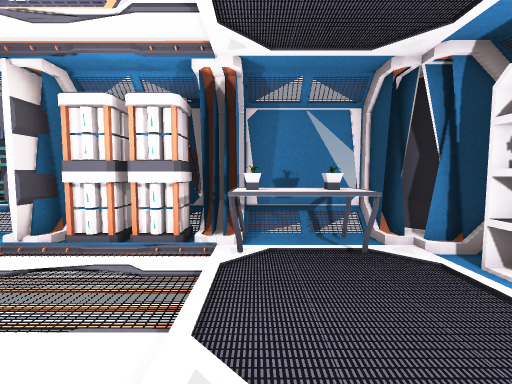
View 1 (above)

21 first-person views from a walk through a 3-D level made in the Unity game engine. The camera is 1.5 m above the floor, tilts 4° down and sees 90° across. Doors are open. The floor is counted in squares, 1 m on a side. Each view is taken from the middle of a square. On the plan, view 1 faces up. The plan holds only what a view shows up to about 13 squares ahead; the rest is blank. Some animated figures are left out.

View 2
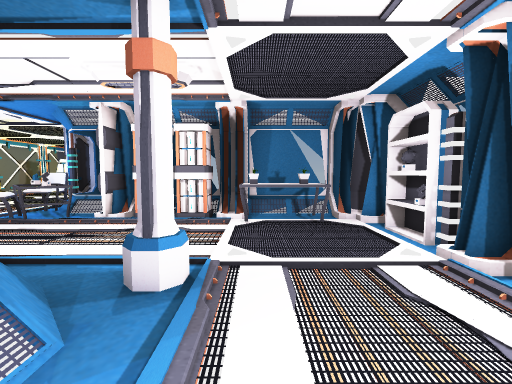

View 3
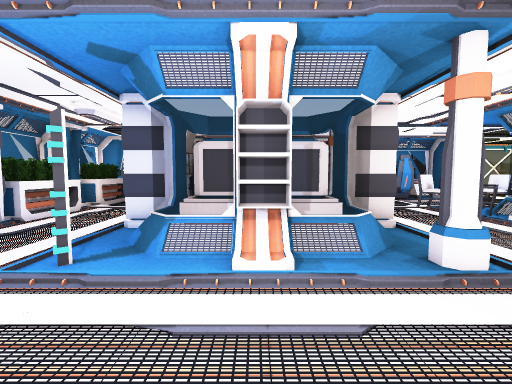

View 4
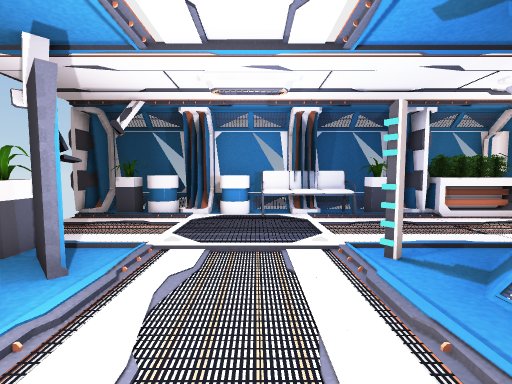

View 5
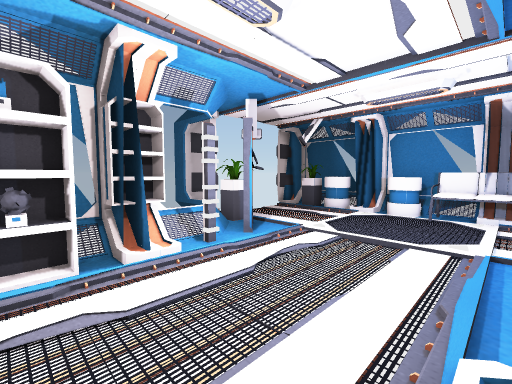

View 6
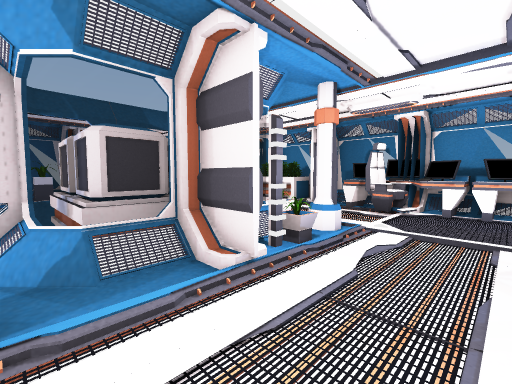

View 7
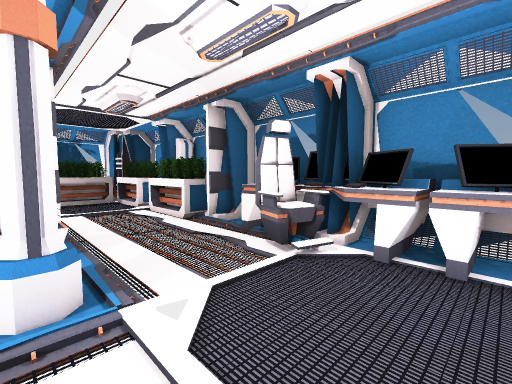

View 8
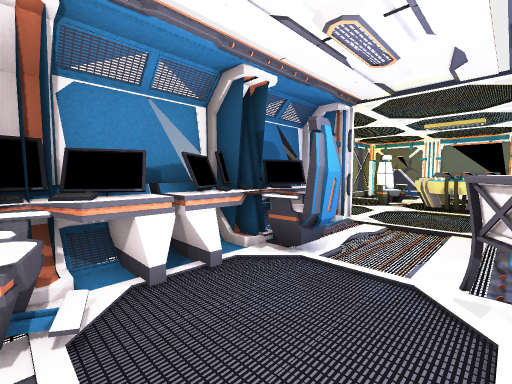

View 9
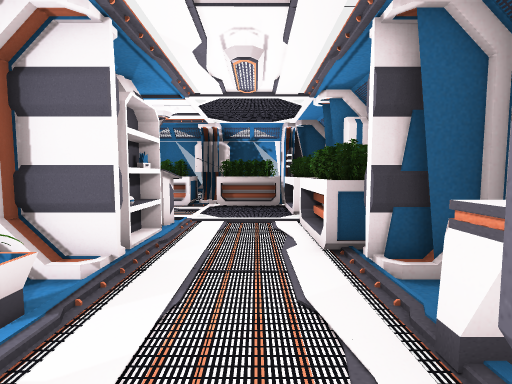

View 10
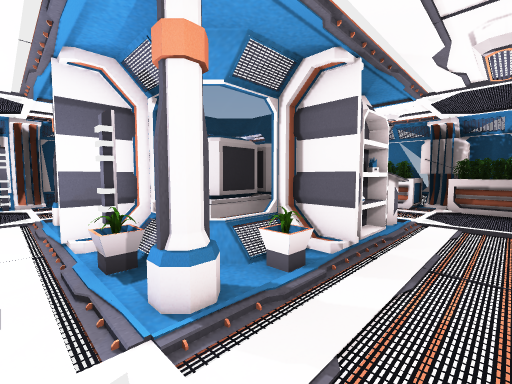

View 11
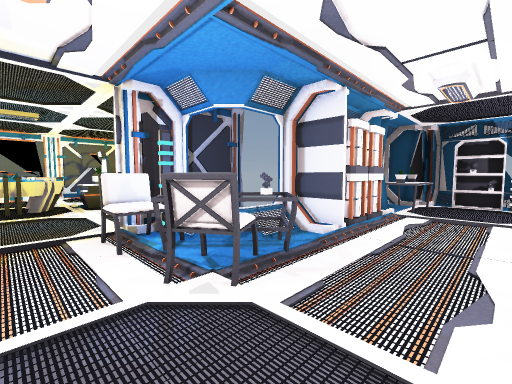

View 12
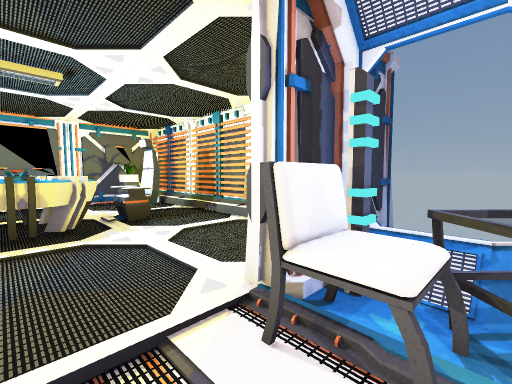

View 13
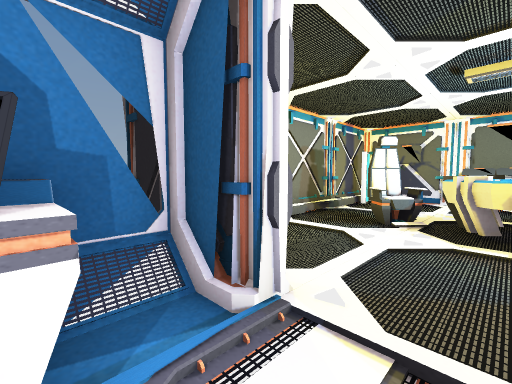

View 14
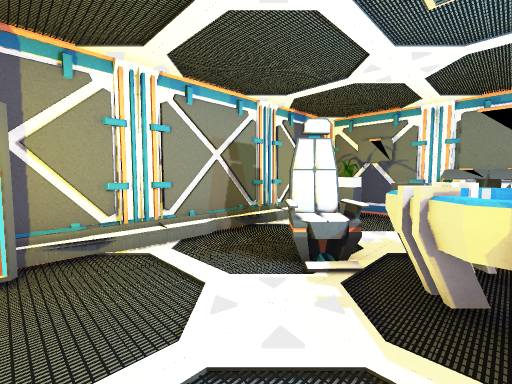

View 15
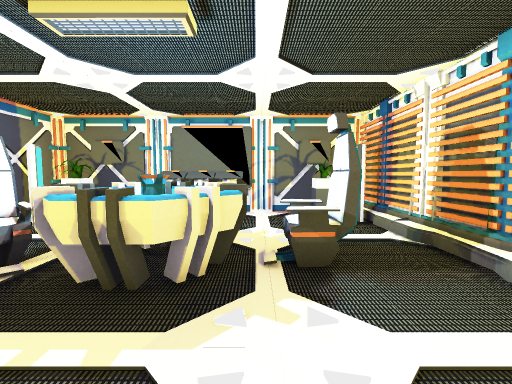

View 16
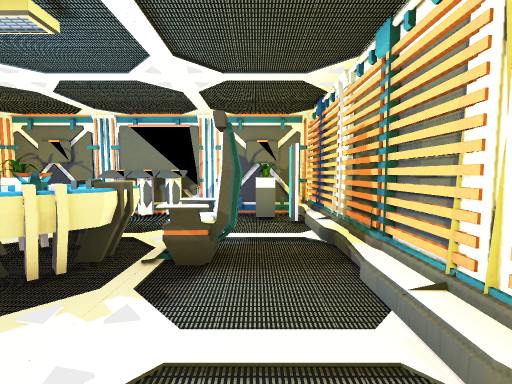

View 17
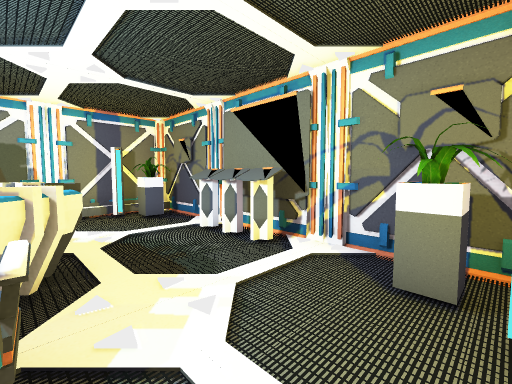

View 18
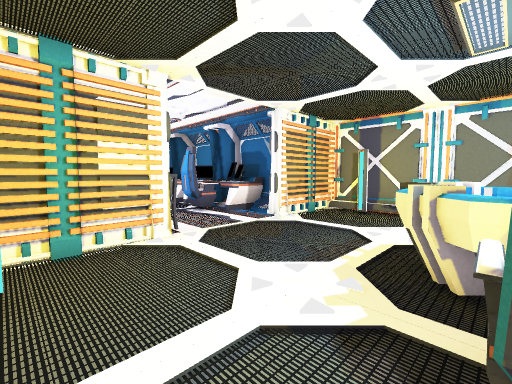

View 19
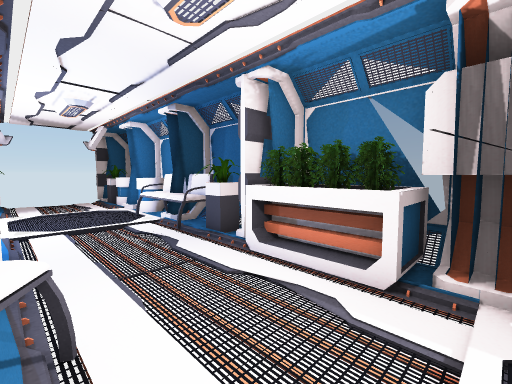

View 20
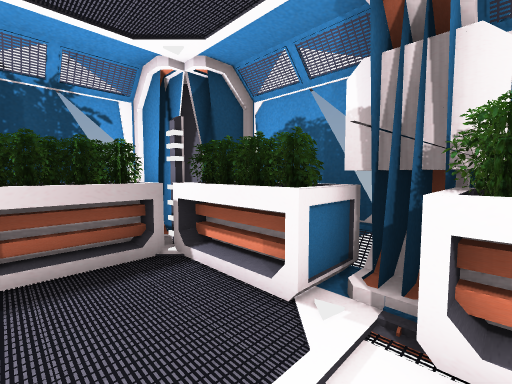

View 21
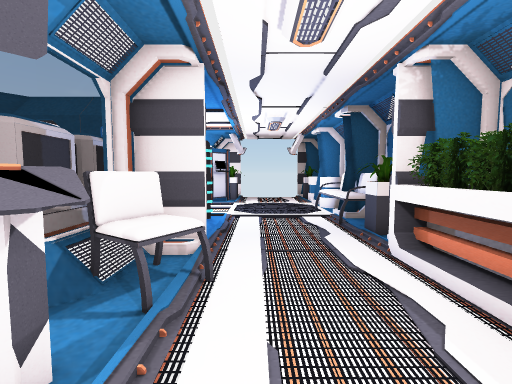

### Floor plan
Key: @ floor where view 1 was taken; # wall or solid block; . main floor; : floor 0.25 m higher than the main floor; / step, stairs or slope; D open door; = window, fence, low wall or low ledge; B battery; S shelf; T table; C column; N container; L console; P plant; F sofa; R projector; O other object.
Columns run from 17 left of view 1 to 7 right of it. Each row starts with its distance up from view 1.
 21 #############
 20 #/P..LLL..P.#
 19 #/.........##
 18 #/..........#
 17 #/....RR....#
 16 #/.O.RRRROO.#
 15 #/.OORRRROO.#
 14 #/..ORRR....#
 13 #/..........#
 12 #/..........
 11 #/...D......
 10 #/...DDD....
  9 ####DDDDD####
  8    #..DDO##
  7    OO..DOT==##==#####
  6    OOO..OOTT#.B.##OO##
  5    OOO..OOT.D..B#OOO###
  4    OO.......DDD......S#
  3    #O......DDD.......S#
  2    OO......DDD.......##
  1    O#O...C.#D...C.../##
  0    OOO...CP=#O=CC@...S#
 -1    OOD...P=NNNN=....OS#
 -2    #.DDD./=NNNN=.....##
 -3    #DDDDD##N NNS:.../##
 -4     OODD.S#NNNN=.....#=
 -5     OO.D.S#N#===.....#==#
 -6    #OO..LLOO#//.#....OP.#
 -7    ##....LOOD...........D
 -8    #OO......DDD.........D
 -9    #OO.....DDD.........DD
-10    #OO.....DDD.........DD
-11    ##OOOOOOOD..FFFFO#OP.D
-12    ##OOOSSOO##PF#F#O##PP#

Positions as (right, up) in squares from view 1, and headings:
1: (0, 0), facing up
2: (0, -3), facing up
3: (3, -3), facing left
4: (1, -2), facing down
5: (-1, -1), facing down-right
6: (-2, 4), facing down-left
7: (-8, 4), facing down-left
8: (-9, 1), facing up-left
9: (-11, 1), facing down
10: (-11, 2), facing down-right
11: (-11, 2), facing up-right
12: (-11, 7), facing up-right
13: (-11, 7), facing up-left
14: (-11, 11), facing up-left
15: (-9, 11), facing up
16: (-7, 11), facing up
17: (-6, 16), facing up-left
18: (-6, 15), facing down-left
19: (-9, -7), facing down-right
20: (-10, -6), facing down-left
21: (-10, -8), facing right
